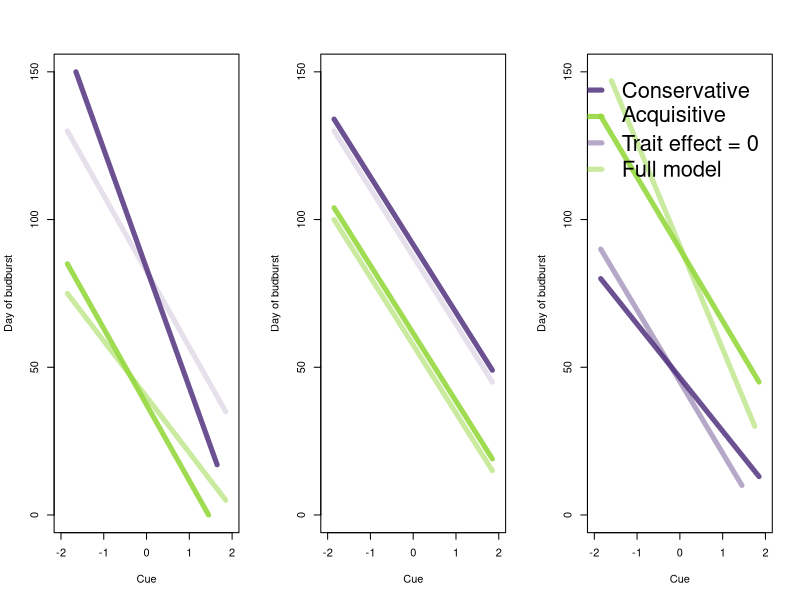

R code for this plot:
# started Jan 31, 2022 by Deirdre

# aim of this code is to make a conceptual figure for the traitors ms:

setwd("~/Documents/github/ospree/analyses/traits")

col.sp <- c(rgb(72 / 255, 38 / 255, 119 / 255, alpha = 0.8), rgb(149 / 255, 216 / 255, 64 / 255, alpha = 0.9))
col1.sp <- c(rgb(72 / 255, 38 / 255, 119 / 255, alpha = 0.14), rgb(149 / 255, 216 / 255, 64 / 255, alpha = 0.2))
col2.sp <- c(rgb(72 / 255, 38 / 255, 119 / 255, alpha = 0.4), rgb(149 / 255, 216 / 255, 64 / 255, alpha = 0.5))

pdf("figures/conceptFig.pdf", width = 18, height = 5)
par(mfrow=c(1,3))  
plot(0, type="n", ylab="Day of budburst", xlab = "Cue", xlim =c(-2,2), ylim =c(0, 150), cex =2)
segments(x0 = -1.85, x1 = 1.85, y0 = 130, y1 = 35,lwd =5, lty =1, col = col1.sp[1])
segments(x0 = -1.85, x1 = 1.85, y0 = 75, y1 = 5,lwd =5, lty =1, col = col2.sp[2])
segments(x0 = -1.65, x1 = 1.65, y0 = 150, y1 = 17, lwd =5, lty = 1, col = col.sp[1])
segments(x0 = -1.85, x1 = 1.45, y0 = 85, y1 = 0,lwd =5, lty = 1, col = col.sp[2])

plot(0, type="n", ylab="Day of budburst", xlab = "Cue", xlim =c(-2,2), ylim =c(0, 150), cex =2)
segments(x0 = -1.85, x1 = 1.85, y0 = 130, y1 = 45,lwd =5, lty =1, col = col1.sp[1])
segments(x0 = -1.85, x1 = 1.85, y0 = 100, y1 = 15,lwd =5, lty =1, col = col2.sp[2])
segments(x0 = -1.85, x1 = 1.85, y0 = 134, y1 = 49, lwd =5, lty = 1, col = col.sp[1])
segments(x0 = -1.85, x1 = 1.85, y0 = 104, y1 = 19,lwd =5, lty = 1, col = col.sp[2])

plot(0, type="n", ylab="Day of budburst", xlab = "Cue", xlim =c(-2,2), ylim =c(0, 150), cex =2)
segments(x0 = -1.60, x1 = 1.75, y0 = 147, y1 = 30, lwd =5, lty =1, col = col2.sp[2])
segments(x0 = -1.85, x1 = 1.45, y0 = 90, y1 = 10,lwd =5, lty =1, col = col2.sp[1])
segments(x0 = -1.85, x1 = 1.85, y0 = 135, y1 = 45,lwd =5, lty = 1, col = col.sp[2])
segments(x0 = -1.85, x1 = 1.85, y0 = 80, y1 = 13,lwd =5, lty = 1, col = col.sp[1])

legend("topright", legend = c(expression("Conservative"),
                              expression("Acquisitive"),
                              expression(paste("Trait effect", " = 0", sep = "")),
                              expression(paste("Full model"))),
       col = c(col.sp[1], col.sp[2],col2.sp[1], col2.sp[2]), pt.bg = c(col.sp, NA, NA),
       inset = 0.02, lty = c(1,1,1,1), lwd = c(5,5,5,5), cex = 2, bty = "n")

# legend("topright", legend = c(expression(paste("Low trait")),
#                               expression(paste("High trait")),
#                               expression(paste("Trait effect", " = 0", sep = "")),
#                               expression(paste("Full model"))))

dev.off()




# Let's make the conceptual figures intervals: This seems like a hyper inefficient way
# plot(0, type="n", ylab="Day of budburst", xlab = "Cue", xlim =c(-2,2), ylim =c(0, 150))
# segments(x0 = -1.85, x1 = 1.85, y0 = 130, y1 = 35,lwd =3, lty = 1, col = col1.sp[1])
# polygon(x = c(-1.85,1.85,  1.8, -2),                           # X-Coordinates of polygon
#         y = c(130,35, 31,132),                             # Y-Coordinates of polygon
#         col = col.sp[1], border = NA)     
# 
# segments(x0 = -1.85, x1 = 1.85, y0 = 75, y1 = 5,lwd =3, lty = 1, col = col2.sp[2])
# segments(x0 = -1.65, x1 = 1.65, y0 = 150, y1 = 17, lwd =3, lty = 1, col = col.sp[1])
# segments(x0 = -1.85, x1 = 1.45, y0 = 85, y1 = 0,lwd =3, lty = 1, col = col.sp[2])
# 
# xrange <- seq(-2.5, 2.5, by = 0.25)
# yrange <- seq(30,50, length =21)
# 
# 
# polygon(x = c(xrange, rev(xrange)), y = c(yrange, rev(yrange)), col = "red", border = NA)
# 
# plot(1, 1, col = "white", xlab = "X", ylab = "Y")  
# polygon(x = c(0.7, 1.3, 1.2, 0.8),                           # X-Coordinates of polygon
#         y = c(0.6, 0.8, 1.4, 1),                             # Y-Coordinates of polygon
#         col = "#1b98e0")       
